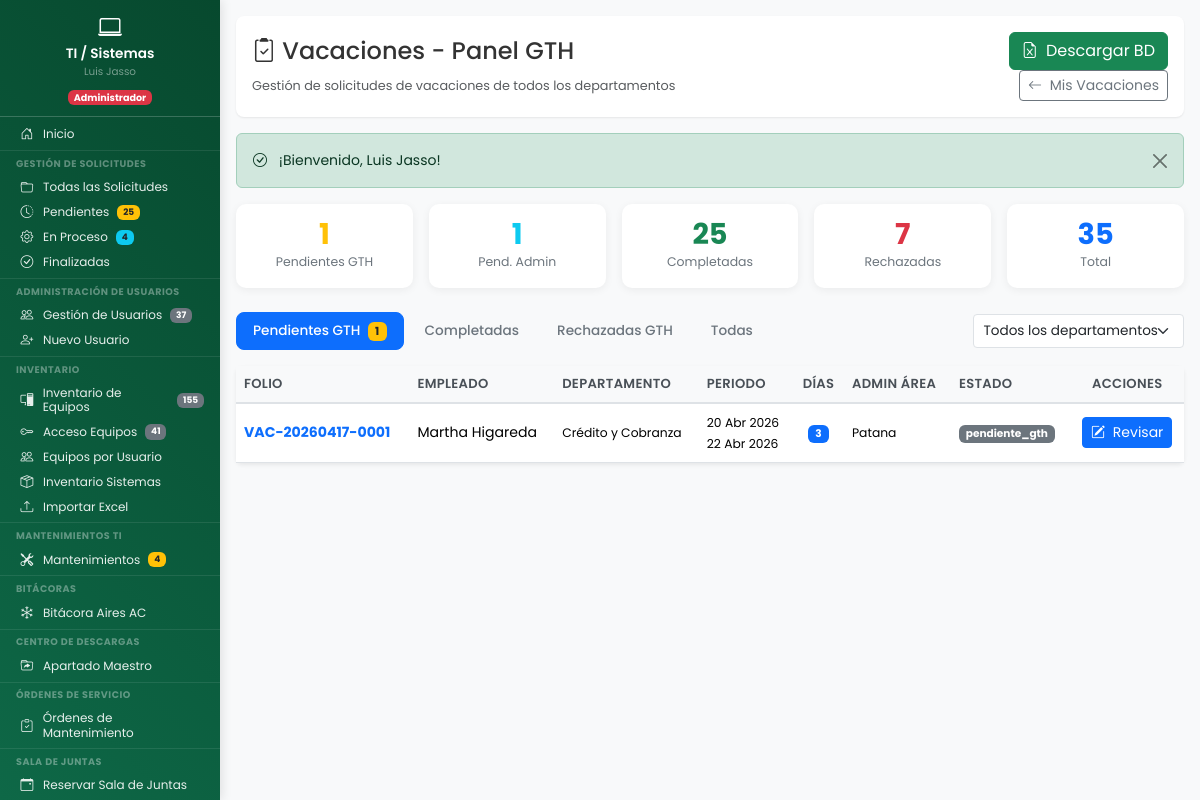
The page /dashboard/vacaciones/vacaciones_gth.php (signed in) on the database its author committed.
### tables this page shows
CREATE TABLE `solicitudes_vacaciones` (
  `id` int(11) NOT NULL,
  `folio` varchar(25) DEFAULT NULL,
  `usuario_id` int(11) DEFAULT NULL,
  `departamento_id` int(11) NOT NULL COMMENT 'Departamento del solicitante',
  `fecha_solicitud` date NOT NULL COMMENT 'Fecha en que se creó la solicitud',
  `periodo_vacacional` varchar(20) NOT NULL COMMENT 'Periodo laboral actual, ej: 2025-2026',
  `dias_correspondientes` int(11) NOT NULL COMMENT 'Días que corresponden según LFT Art.76 para el periodo actual',
  `dias_pendientes` int(11) NOT NULL COMMENT 'Días pendientes antes de esta solicitud (incluye acumulados vigentes)',
  `dias_solicitados` int(11) NOT NULL COMMENT 'Cantidad de días que solicita el empleado',
  `motivo` text DEFAULT NULL,
  `saldo_dias_pendientes` int(11) NOT NULL COMMENT 'Resultado: dias_pendientes - dias_solicitados',
  `fecha_inicio` date NOT NULL COMMENT 'Primer día de vacaciones (DEL)',
  `fecha_fin` date NOT NULL COMMENT 'Último día de vacaciones (AL)',
  `fecha_regreso` date NOT NULL COMMENT 'Día que regresa a laborar (REGRESA)',
  `estado` enum('borrador','enviada','pendiente_admin','aprobada_admin','rechazada_admin','pendiente_gth','aprobada_gth','rechazada_gth','completada','cancelada') DEFAULT 'pendiente_admin',
  `es_manual` tinyint(1) NOT NULL DEFAULT 0 COMMENT 'Solicitud creada manualmente por Admin',
  `admin_creador_id` int(11) DEFAULT NULL COMMENT 'ID del admin que creo la solicitud manual',
  `nombre_manual` varchar(150) DEFAULT NULL COMMENT 'Nombre del empleado (manual)',
  `no_nomina_manual` varchar(20) DEFAULT NULL COMMENT 'No. nomina del empleado (manual)',
  `puesto_manual` varchar(100) DEFAULT NULL COMMENT 'Puesto del empleado (manual)',
  `fecha_ingreso_manual` date DEFAULT NULL COMMENT 'Fecha ingreso del empleado (manual)',
  `periodo_pago_manual` enum('quincenal','semanal') DEFAULT NULL COMMENT 'Periodo pago (manual)',
  `empresa_manual` enum('resimex','carganova') DEFAULT NULL COMMENT 'Empresa (manual)',
  `admin_id` int(11) DEFAULT NULL COMMENT 'ID del jefe de área que aprueba/rechaza',
  `fecha_aprobacion_admin` datetime DEFAULT NULL,
  `motivo_rechazo` text DEFAULT NULL COMMENT 'Motivo si fue rechazada por el admin',
  `comentarios_admin` text DEFAULT NULL,
  `firma_empleado` longtext DEFAULT NULL,
  `fecha_firma_empleado` datetime DEFAULT NULL,
  `firma_admin` longtext DEFAULT NULL COMMENT 'Firma digital del jefe de área (base64 jSignature)',
  `fecha_firma_admin` datetime DEFAULT NULL,
  `firma_gth` longtext DEFAULT NULL COMMENT 'Firma digital de GTH (base64 jSignature)',
  `comentarios_gth` text DEFAULT NULL,
  `gth_id` int(11) DEFAULT NULL,
  `fecha_aprobacion_gth` datetime DEFAULT NULL,
  `fecha_firma_gth` datetime DEFAULT NULL,
  `fecha_creacion` datetime DEFAULT current_timestamp(),
  `fecha_actualizacion` datetime DEFAULT current_timestamp() ON UPDATE current_timestamp()
);

CREATE TABLE `departamentos` (
  `id` int(11) NOT NULL,
  `codigo` varchar(50) NOT NULL COMMENT 'Código único (ej: mantenimiento, sistemas)',
  `nombre` varchar(100) NOT NULL COMMENT 'Nombre completo para mostrar',
  `activo` tinyint(1) DEFAULT 1,
  `departamento_padre_id` int(11) DEFAULT NULL COMMENT 'ID del departamento padre (NULL = departamento principal)',
  `fecha_creacion` timestamp NOT NULL DEFAULT current_timestamp()
);

CREATE TABLE `usuarios` (
  `id` int(11) NOT NULL,
  `nombre_completo` varchar(150) NOT NULL,
  `no_nomina` varchar(20) DEFAULT NULL COMMENT 'Número de nómina del empleado',
  `puesto` varchar(100) DEFAULT NULL COMMENT 'Puesto del empleado',
  `fecha_ingreso` date DEFAULT NULL COMMENT 'Fecha de ingreso a la empresa',
  `periodo_pago` enum('quincenal','semanal') DEFAULT NULL COMMENT 'Periodo de pago del empleado',
  `empresa` enum('resimex','carganova') DEFAULT NULL COMMENT 'Empresa del empleado',
  `jornada` enum('lunes_viernes','lunes_sabado') DEFAULT 'lunes_sabado' COMMENT 'Tipo de jornada laboral',
  `usuario` varchar(50) NOT NULL,
  `password` varchar(255) NOT NULL,
  `departamento` varchar(100) NOT NULL,
  `departamento_id` int(11) DEFAULT NULL,
  `es_colaborativo` tinyint(1) NOT NULL DEFAULT 0,
  `activo` tinyint(1) NOT NULL DEFAULT 1,
  `es_admin_area` tinyint(1) DEFAULT 0 COMMENT 'Rol Administrativo/Jefe de área para Vacaciones (1=Sí, 0=No)',
  `fecha_registro` datetime NOT NULL DEFAULT current_timestamp(),
  `ultimo_acceso` datetime DEFAULT NULL,
  `created_by` int(11) DEFAULT NULL COMMENT 'ID del usuario que creó este registro',
  `updated_at` datetime DEFAULT NULL COMMENT 'Fecha y hora de última actualización',
  `updated_by` int(11) DEFAULT NULL COMMENT 'ID del usuario que realizó la última actualización'
);

### dashboard/vacaciones/vacaciones_gth.php (the view, shortened to what the rows shown need)
<?php
require_once __DIR__ . '/../../includes/vacaciones/vacaciones_funciones.php';
$pdo = conectarDB();
$filtro_estado = $_GET['estado'] ?? 'pendiente_gth';
$sql = "
    SELECT sv.*,
           u.nombre_completo, u.no_nomina, u.puesto, u.fecha_ingreso,
           d.nombre AS departamento_nombre,
           ua.nombre_completo AS admin_nombre
    FROM solicitudes_vacaciones sv
    LEFT JOIN usuarios u ON sv.usuario_id = u.id
    LEFT JOIN departamentos d ON sv.departamento_id = d.id
    LEFT JOIN usuarios ua ON sv.admin_id = ua.id
    WHERE 1=1
";
$params = [];
if ($filtro_estado !== 'todos') {
    $sql .= " AND sv.estado = ?";
    $params[] = $filtro_estado;
}
$sql .= " ORDER BY sv.fecha_creacion DESC";
$stmt = $pdo->prepare($sql);
$stmt->execute($params);
$solicitudes = $stmt->fetchAll(PDO::FETCH_ASSOC);
?>
<!DOCTYPE html>
<html lang="es">
<head>
    <link href="https://cdn.jsdelivr.net/npm/bootstrap@5.3.2/dist/css/bootstrap.min.css" rel="stylesheet">
    <link rel="stylesheet" href="https://cdn.jsdelivr.net/npm/bootstrap-icons@1.11.1/font/bootstrap-icons.css">
    <link rel="stylesheet" href="<?php echo URL_BASE; ?>assets/css/dashboard.css">
    <link rel="stylesheet" href="<?php echo URL_BASE; ?>assets/css/formularios.css">
    <link rel="stylesheet" href="<?php echo URL_BASE; ?>assets/css/base/variables.css">
    <link rel="stylesheet" href="<?php echo URL_BASE; ?>assets/css/components/sidebar.css">
    <link rel="stylesheet" href="<?php echo URL_BASE; ?>assets/css/components/hamburger.css">
    <link rel="stylesheet" href="<?php echo URL_BASE; ?>assets/css/layouts/dashboard-layout.css">
    <link rel="stylesheet" href="<?php echo URL_BASE; ?>assets/css/utilities/responsive.css">
</head>
<body>
    <div class="d-flex">
        <main class="main-content">
            <div class="content-wrapper">
                <div class="page-header">
                    <div class="d-flex justify-content-between align-items-center flex-wrap gap-2">
                        <div>
                            <h1><i class="bi bi-clipboard2-check"></i> Vacaciones - Panel GTH</h1>
                        </div>
                    </div>
                </div>
                <div class="card border-0 shadow-sm">
                    <div class="card-body p-0">
                        <?php if (empty($solicitudes)): ?>
                        <div class="text-center py-5">
                            <i class="bi bi-inbox text-muted" style="font-size: 3rem;"></i>
                            <p class="text-muted mt-3 mb-0">No hay solicitudes con los filtros seleccionados.</p>
                        </div>
                        <?php else: ?>
                        <div class="table-responsive">
                            <table class="table table-gth mb-0">
                                <thead>
                                    <tr>
                                        <th>Folio</th>
                                        <th>Empleado</th>
                                        <th>Departamento</th>
                                        <th>Periodo</th>
                                        <th class="text-center">Días</th>
                                        <th>Admin Área</th>
                                        <th>Estado</th>
                                        <th class="text-center">Acciones</th>
                                    </tr>
                                </thead>
                                <tbody>
                                    <?php foreach ($solicitudes as $sol): ?>
                                    <tr>
                                        <td>
                                            <strong class="text-primary"><?php echo htmlspecialchars($sol['folio']); ?></strong>
                                        </td>
                                        <td>
                                            <div><?php echo htmlspecialchars($sol['nombre_completo'] ?? $sol['nombre_manual'] ?? ''); ?></div>
                                        </td>
                                        <td>
                                            <small><?php echo htmlspecialchars($sol['departamento_nombre']); ?></small>
                                        </td>
                                        <td>
                                            <small>
                                                <?php echo fecha_corta_es($sol['fecha_inicio']); ?><br>
                                                <?php echo fecha_corta_es($sol['fecha_fin']); ?>
                                            </small>
                                        </td>
                                        <td class="text-center">
                                            <span class="badge bg-primary"><?php echo $sol['dias_solicitados']; ?></span>
                                        </td>
                                        <td>
                                            <?php if ($sol['admin_nombre']): ?>
                                                <small>
                                                    <?php echo htmlspecialchars($sol['admin_nombre']); ?><br>
                                                </small>
                                            <?php else: ?>
                                                <small class="text-muted">—</small>
                                            <?php endif; ?>
                                        </td>
                                        <td><?php echo badge_estado_vacaciones($sol['estado']); ?></td>
                                        <td class="text-center">
                                            <a href="<?php echo URL_BASE; ?>dashboard/vacaciones/ver_solicitud_vacaciones.php?id=<?php echo $sol['id']; ?>"
                                               class="btn btn-sm <?php echo $sol['estado'] === 'pendiente_gth' ? 'btn-primary' : 'btn-outline-primary'; ?>"
                                               title="<?php echo $sol['estado'] === 'pendiente_gth' ? 'Revisar y aprobar' : 'Ver detalle'; ?>">
                                                <?php if ($sol['estado'] === 'pendiente_gth'): ?>
                                                    <i class="bi bi-pencil-square me-1"></i> Revisar
                                                <?php else: ?>
                                                    <i class="bi bi-eye"></i>
                                                <?php endif; ?>
                                            </a>
                                        </td>
                                    </tr>
                                    <?php endforeach; ?>
                                </tbody>
                            </table>
                        </div>
                        <?php endif; ?>
                    </div>
                </div>
            </div>
        </main>
    </div>
</body>
</html>

### includes/vacaciones/vacaciones_funciones.php (shortened to what the rows shown need)
<?php
function badge_estado_vacaciones($estado) {
    $badges = [
        'pendiente_admin'  => '<span class="badge bg-warning text-dark"><i class="bi bi-hourglass-split me-1"></i>Pendiente Admin</span>',
        'aprobada_admin'   => '<span class="badge bg-info text-dark"><i class="bi bi-check me-1"></i>Aprobada Admin</span>',
        'rechazada_admin'  => '<span class="badge bg-danger"><i class="bi bi-x-circle me-1"></i>Rechazada Admin</span>',
        'pendiente_gth'    => '<span class="badge bg-primary"><i class="bi bi-hourglass-split me-1"></i>Pendiente GTH</span>',
        'aprobada_gth'     => '<span class="badge bg-success"><i class="bi bi-check-circle me-1"></i>Aprobada GTH</span>',
        'rechazada_gth'    => '<span class="badge bg-danger"><i class="bi bi-x-circle me-1"></i>Rechazada GTH</span>',
        'completada'       => '<span class="badge bg-success"><i class="bi bi-check-all me-1"></i>Completada</span>',
        'cancelada'        => '<span class="badge bg-dark"><i class="bi bi-slash-circle me-1"></i>Cancelada</span>',
    ];
    return $badges[$estado] ?? '<span class="badge bg-secondary">' . htmlspecialchars($estado) . '</span>';
}
function fecha_corta_es($fecha) {
    $meses = ['Ene','Feb','Mar','Abr','May','Jun','Jul','Ago','Sep','Oct','Nov','Dic'];
    try {
        $dt = new DateTime($fecha);
        return $dt->format('d') . ' ' . $meses[(int)$dt->format('m') - 1] . ' ' . $dt->format('Y');
    } catch (Exception $e) { return $fecha; }
}

### rows shown on the page
solicitudes_vacaciones: folio "VAC-20260417-0001", nombre_manual "Martha Higareda", departamento.nombre "Crédito y Cobranza", fecha_inicio "20 Abr 2026", fecha_fin "22 Abr 2026", dias_solicitados "3", usuarios.nombre_completo "Patana", estado "pendiente_gth", shows "Revisar"

### other values the page prints
$_SESSION['nombre_completo'] "Luis Jasso"
$stats_sidebar['pendientes'] "25"
$stats_sidebar['en_proceso'] "4"
$total_usuarios "37"
$total_equipos "155"
$total_acceso "41"
$mant_pendientes "4"
$alerta['mensaje'] "¡Bienvenido, Luis Jasso!"
$pendientes_gth "1"
$pendientes_admin "1"
$completadas "25"
$rechazadas "7"
$total_todas "35"
